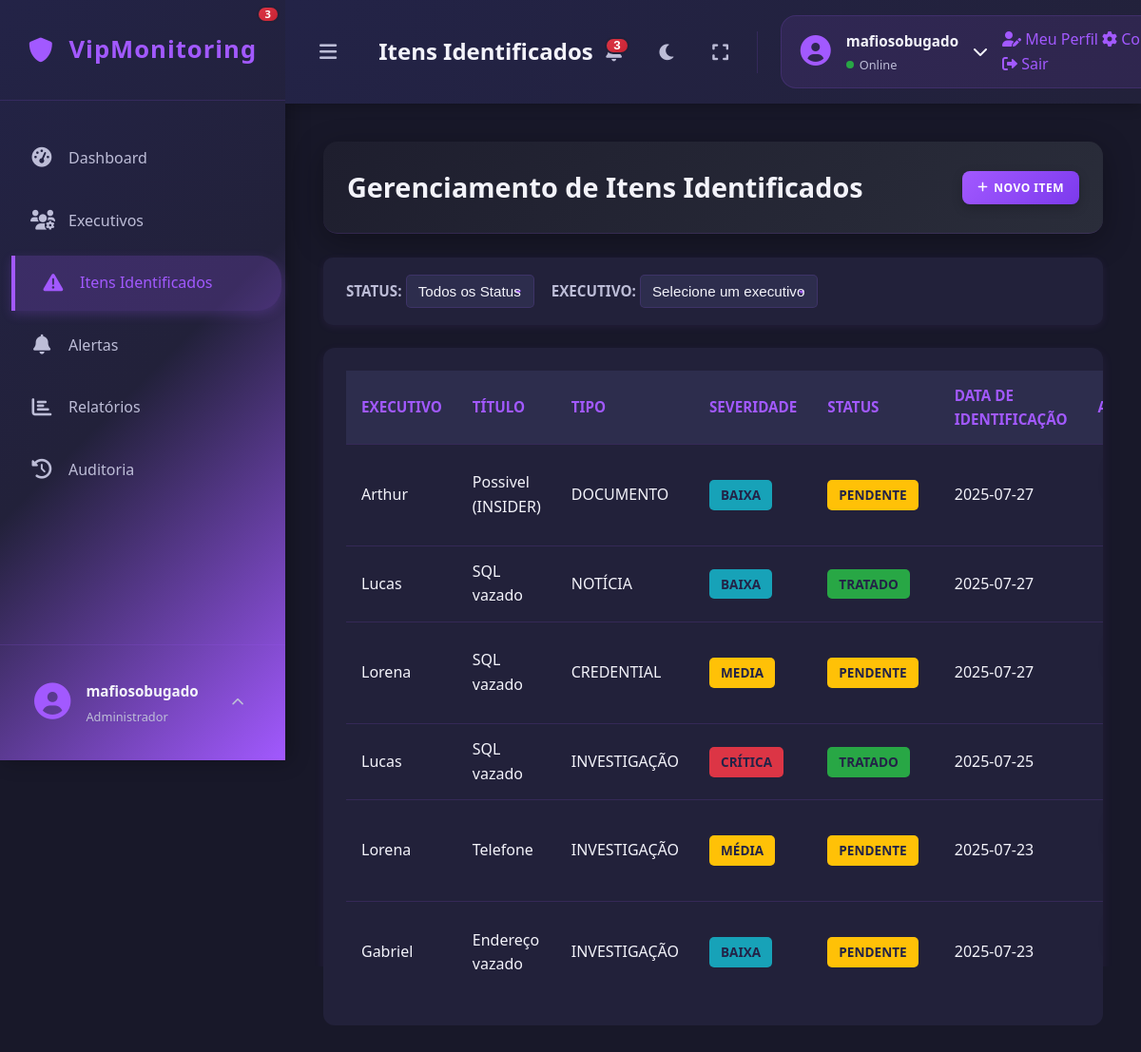
Screenshot of /items (signed in) with the database file from the repository.
### tables this page shows
CREATE TABLE users (
            id INTEGER PRIMARY KEY AUTOINCREMENT,
            username TEXT NOT NULL UNIQUE,
            email TEXT NOT NULL UNIQUE,
            password TEXT NOT NULL
        );

CREATE TABLE items (
            id INTEGER PRIMARY KEY AUTOINCREMENT,
            executive_id INTEGER NOT NULL,
            title TEXT NOT NULL,
            description TEXT,
            type TEXT NOT NULL, -- Ex: CREDENTIAL, DOCUMENTO, TELEFONE, EMAIL, ENDERECO
            severity TEXT NOT NULL, -- Ex: BAIXA, MEDIA, ALTA, CRITICA
            status TEXT NOT NULL, -- Ex: PENDENTE, TRATADO, IGNORADO
            identified_date TEXT NOT NULL, image_filename TEXT, -- Data no formato YYYY-MM-DD
            FOREIGN KEY (executive_id) REFERENCES executives (id) ON DELETE CASCADE
        );

CREATE TABLE executives (
            id INTEGER PRIMARY KEY AUTOINCREMENT,
            name TEXT NOT NULL,
            email TEXT NOT NULL UNIQUE,
            role TEXT,
            department TEXT,
            risk_score REAL DEFAULT 0.0,
            risk_level TEXT DEFAULT 'NENHUM'
        );

### app.py (the view)
@app.route('/items')
@login_required
def items():
    all_executives = database.get_all_executives() # Para o filtro de executivos
    all_items = database.get_all_items()
    items_list = []
    for item in all_items:
        item_dict = dict(item)
        item_images = database.get_item_images(item_dict['id'])
        item_dict['has_multiple_images'] = len(item_images) > 0
        item_dict['total_images'] = len(item_images) + (1 if item_dict.get('image_filename') else 0)
        items_list.append(item_dict)
    return render_template('items.html', items=items_list, executives=all_executives, active_page='items')

### app.py (called while the page is built)
@login_manager.user_loader
def load_user(user_id):
    try:
        return database.User.get(user_id)
    except Exception as e:
        print(f"Erro ao carregar usuário {user_id}: {e}")
        return None

### database.py (called while the page is built)
def get_db_connection():
    conn = sqlite3.connect(DATABASE)
    conn.row_factory = sqlite3.Row # Isso permite acessar colunas por nome
    return conn

def get_all_executives():
    conn = get_db_connection()
    executives = conn.execute('SELECT * FROM executives').fetchall()
    conn.close()
    return executives

def get_all_items():
    conn = get_db_connection()
    items = conn.execute('SELECT i.*, e.name as executive_name FROM items i JOIN executives e ON i.executive_id = e.id ORDER BY i.identified_date DESC').fetchall()
    conn.close()
    return items

def get_item_images(item_id):
    conn = get_db_connection()
    images = conn.execute('SELECT * FROM item_images WHERE item_id = ? ORDER BY upload_date', (item_id,)).fetchall()
    conn.close()
    return images

    @staticmethod
    def get(user_id):
        conn = get_db_connection()
        user_data = conn.execute('SELECT * FROM users WHERE id = ?', (user_id,)).fetchone()
        conn.close()
        if user_data:
            return User(user_data['id'], user_data['username'], user_data['email'], user_data['password'])
        return None

### templates/items.html (shortened to what this page needs)
{% extends "base.html" %}
{% block page_title %}Itens Identificados{% endblock %}
{% block content %}
    <div class="content-header">
        <h1>Gerenciamento de Itens Identificados</h1>
        <a href="{{ url_for('add_item') }}" class="btn-action btn-add-new">
            <i class="fas fa-plus"></i> Novo Item
        </a>
    </div>
    <div class="filter-section">
        <div class="form-group-inline">
            <label for="filterStatus">STATUS:</label>
            <select id="filterStatus" onchange="applyFilter()">
                <option value="Todos">Todos os Status</option>
            </select>
        </div>
        <div class="form-group-inline">
            <label for="filterExecutive">EXECUTIVO:</label>
            <select id="filterExecutive" onchange="applyFilter()">
                <option value="Todos">Selecione um executivo</option>
            </select>
        </div>
    </div>
    <div class="data-table-container">
        {% if items %}
        <table id="itemsTable">
            <thead>
                <tr>
                    <th>Executivo</th>
                    <th>Título</th>
                    <th>Tipo</th>
                    <th>Severidade</th>
                    <th>Status</th>
                    <th>Data de Identificação</th>
                    <th class="actions-col">Ações</th>
                </tr>
            </thead>
            <tbody>
                {% for item in items %}
                <tr data-status="{{ item.status }}" data-executive-id="{{ item.executive_id }}">
                    <td data-label="Executivo">{{ item.executive_name }}</td>
                    <td data-label="Título">
                        {{ item.title }}
                    </td>
                    <td data-label="Tipo">{{ item.type }}</td>
                    <td data-label="Severidade">
                        <span class="severity-tag severity-{{ item.severity | lower }}">{{ item.severity }}</span>
                    </td>
                    <td data-label="Status">
                        <span class="status-tag status-{{ item.status | lower }}">{{ item.status }}</span>
                    </td>
                    <td data-label="Data">{{ item.identified_date }}</td>
                    <td data-label="Ações" class="actions-col">
                        <div class="action-buttons-group">
                        </div>
                    </td>
                </tr>
                {% endfor %}
            </tbody>
        </table>
        {% else %}
        <p>Nenhum item identificado cadastrado ainda. <a href="{{ url_for('add_item') }}">Adicione um agora!</a></p>
        {% endif %}
    </div>
{% endblock %}

### templates/base.html (shortened to what this page needs)
<!DOCTYPE html>
<html lang="pt-BR">
<head>
    <link rel="stylesheet" href="{{ url_for('static', filename='css/style.css') }}">
    <link rel="stylesheet" href="https://cdnjs.cloudflare.com/ajax/libs/font-awesome/6.0.0/css/all.min.css">
</head>
<body>
    <div class="app-container">
        <div class="sidebar">
            <div class="sidebar-header">
                <div class="app-logo">
                    <i class="fas fa-shield-alt"></i>
                    <span>VipMonitoring</span>
                </div>
            </div>
            <nav class="sidebar-nav">
                <ul>
                    <li class="nav-item {{ 'active' if active_page == 'dashboard' else '' }}">
                        <a href="{{ url_for('dashboard') }}">
                            <i class="fas fa-tachometer-alt"></i>
                            <span class="nav-text">Dashboard</span>
                        </a>
                    </li>
                    <li class="nav-item {{ 'active' if active_page == 'executives' else '' }}">
                        <a href="{{ url_for('executives') }}">
                            <i class="fas fa-users-cog"></i>
                            <span class="nav-text">Executivos</span>
                        </a>
                    </li>
                    <li class="nav-item {{ 'active' if active_page == 'items' else '' }}">
                        <a href="{{ url_for('items') }}">
                            <i class="fas fa-exclamation-triangle"></i>
                            <span class="nav-text">Itens Identificados</span>
                        </a>
                    </li>
                    <li class="nav-item {{ 'active' if active_page == 'alerts' else '' }}">
                        <a href="{{ url_for('alerts') }}">
                            <i class="fas fa-bell"></i>
                            <span class="nav-text">Alertas</span>
                            <span class="notification-badge" id="alertsBadge" style="display: none;"></span>
                        </a>
                    </li>
                    <li class="nav-item {{ 'active' if active_page == 'reports' else '' }}">
                        <a href="{{ url_for('reports') }}">
                            <i class="fas fa-chart-bar"></i>
                            <span class="nav-text">Relatórios</span>
                        </a>
                    </li>
                    <li class="nav-item {{ 'active' if active_page == 'audit' else '' }}">
                        <a href="{{ url_for('audit') }}">
                            <i class="fas fa-history"></i>
                            <span class="nav-text">Auditoria</span>
                        </a>
                    </li>
                </ul>
            </nav>
            <div class="sidebar-footer">
                <div class="user-profile">
                    <div class="user-avatar">
                        <i class="fas fa-user-circle"></i>
                    </div>
                    <div class="user-info">
                        <span class="user-name">{{ current_user.username if current_user.is_authenticated else 'Usuário' }}</span>
                        <span class="user-role">Administrador</span>
                    </div>
                    <div class="user-menu">
                        <button class="user-menu-toggle" onclick="toggleUserMenu()">
                            <i class="fas fa-chevron-up"></i>
                        </button>
                    </div>
                </div>
            </div>
        </div>
        <div class="main-content">
            <nav class="navbar">
                <div class="navbar-left">
                    <button class="sidebar-toggle" onclick="toggleSidebar()">
                        <i class="fas fa-bars"></i>
                    </button>
                    <div class="page-title">
                        <h3>{% block page_title %}{% endblock %}</h3>
                    </div>
                </div>
                <div class="navbar-right">
                    <div class="navbar-actions">
                        <div style="position: relative;">
                            <button class="action-btn" id="alertBtn" title="Alertas Recentes" onclick="toggleAlertsDropdown()">
                                <i class="fas fa-bell"></i>
                                <span class="notification-badge" id="alertsCount" style="display: none;">0</span>
                            </button>
                        </div>
                        <button class="action-btn" title="Modo escuro" onclick="toggleDarkMode()">
                            <i class="fas fa-moon"></i>
                        </button>
                        <button class="action-btn" title="Tela cheia" onclick="toggleFullscreen()">
                            <i class="fas fa-expand"></i>
                        </button>
                    </div>
                    <div class="user-info-navbar" onclick="toggleNavUserMenu()">
                        <div class="user-avatar-small">
                            <i class="fas fa-user-circle"></i>
                        </div>
                        <div class="user-details">
                            <span class="user-name">{{ current_user.username if current_user.is_authenticated else 'Usuário' }}</span>
                            <span class="user-status online">Online</span>
                        </div>
                        <div class="user-chevron">
                            <i class="fas fa-chevron-down" id="navUserChevron"></i>
                        </div>
                        <div class="user-nav-dropdown" id="userNavDropdown">
                            <a href="#" class="nav-menu-item">
                                <i class="fas fa-user-edit"></i>
                                <span>Meu Perfil</span>
                            </a>
                            <a href="#" class="nav-menu-item">
                                <i class="fas fa-cog"></i>
                                <span>Configurações</span>
                            </a>
                            <a href="{{ url_for('logout') }}" class="nav-menu-item logout">
                                <i class="fas fa-sign-out-alt"></i>
                                <span>Sair</span>
                            </a>
                        </div>
                    </div>
                </div>
            </nav>
            <div class="content-area"
                 style="margin-left: 0; transition: margin-left 0.3s ease;"
                 data-sidebar-state="closed">
                {% block content %}{% endblock %}
            </div>
        </div>
    </div>
</body>
</html>

### rows the page displays
users: username "mafiosobugado"
items: executive_name "Arthur", title "Possivel (INSIDER)", type "DOCUMENTO", severity "BAIXA", status "PENDENTE", identified_date "2025-07-27"
items: executive_name "Lucas", title "SQL vazado", type "NOTÍCIA", severity "BAIXA", status "TRATADO", identified_date "2025-07-27"
items: executive_name "Lorena", title "SQL vazado", type "CREDENTIAL", severity "MEDIA", status "PENDENTE", identified_date "2025-07-27"
items: executive_name "Lucas", title "SQL vazado", type "INVESTIGAÇÃO", severity "CRÍTICA", status "TRATADO", identified_date "2025-07-25"
items: executive_name "Lorena", title "Telefone", type "INVESTIGAÇÃO", severity "MÉDIA", status "PENDENTE", identified_date "2025-07-23"
items: executive_name "Gabriel", title "Endereço vazado", type "INVESTIGAÇÃO", severity "BAIXA", status "PENDENTE", identified_date "2025-07-23"
